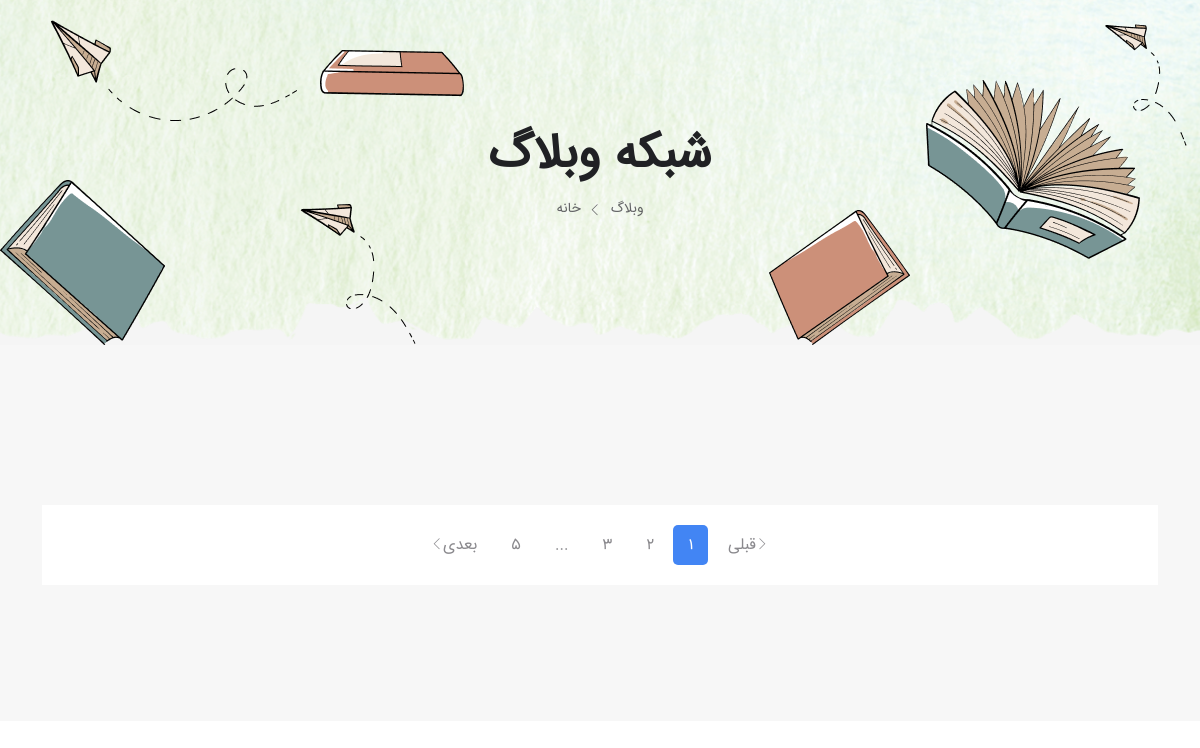
Before: /articels/ with the older database file.
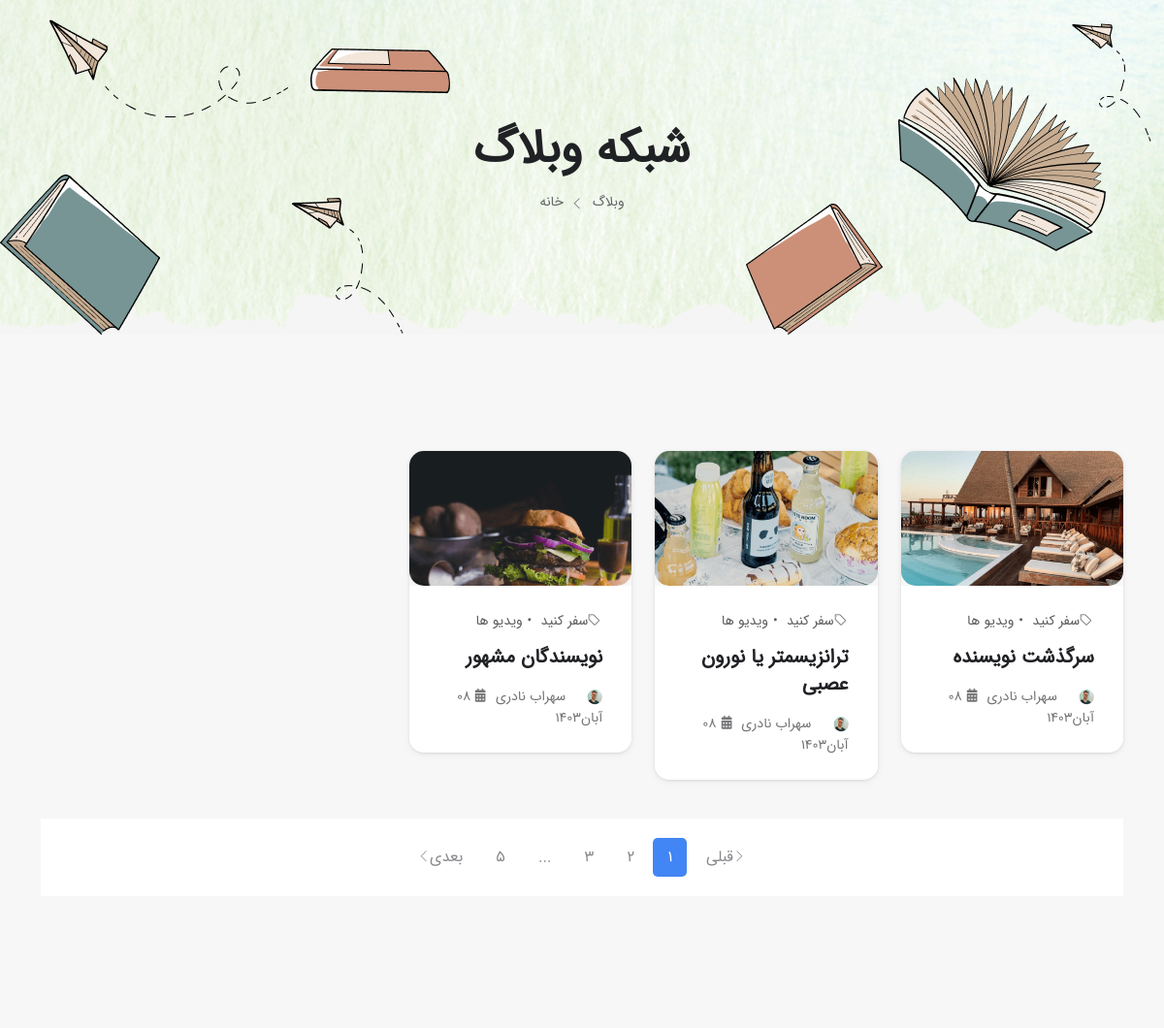
After: the same page with the newer database file.
### articels_app/models.py (models this page shows, shortened)
class ArticleModel(models.Model):
    title = models.CharField(max_length=50, verbose_name='عنوان')
    img1 = models.ImageField(upload_to='articles/%Y', verbose_name= 'تصویر اول')
    img2 = models.ImageField(upload_to='articles/%Y', verbose_name="تصویر دوم ")
    para1 = models.TextField(verbose_name='پاراگراف اول')
    para2 = models.TextField(verbose_name='پاراگراف دوم')
    create_at = models.DateTimeField(auto_now_add=True, verbose_name='تاریخ')
    slug = models.SlugField(verbose_name='عنوان در مرورگر', allow_unicode=True)
    author = models.ForeignKey(to=UserModel, on_delete=models.CASCADE, null=True,verbose_name='نویسنده', editable=False)
    is_active = models.BooleanField(default=True, verbose_name='فعال/غیرفعال')
    class Meta:
        verbose_name = 'مقاله'
        verbose_name_plural = 'مقالات'

### articels_app/views.py (the view)
# urls.py: path('', ArticelsPage.as_view(), name = 'article_page'),
class ArticelsPage(View):
    def get(self,request):
        articels = ArticleModel.objects.filter(is_active=True)
        return render(request, 'article_page.html',{
            'articels' : articels
        })

### articels_app/templates/article_page.html (shortened to what this page needs)
{% extends '_layout.html' %}
{% block content%}
     <section class="bj_breadcrumb_area text-center banner_animation_03" data-bg-color="#f5f5f5">
      <div class="bg_one" data-bg-image="/static/img/breadcrumb/breadcrumb_banner_bg.png"></div>
      <div class="bd_shape one wow fadeInDown layer" data-wow-delay="0.3s" data-depth="0.5"><img data-parallax='{"y": -50}' src="/static/img/breadcrumb/book_left1.png" alt="">
      </div>
      <div class="bd_shape two wow fadeInUp layer" data-depth="0.6" data-wow-delay="0.4s"><img data-parallax='{"y": 30}' src="/static/img/breadcrumb/book-left2.png" alt="">
      </div>
      <div class="bd_shape three wow fadeInDown layer" data-wow-delay="0.3s" data-depth="0.5"><img data-parallax='{"y": -50}' src="/static/img/breadcrumb/plane-1.png" alt="">
      </div>
      <div class="bd_shape four wow fadeInUp layer" data-depth="0.6" data-wow-delay="0.4s"><img data-parallax='{"y": 30}' src="/static/img/breadcrumb/plan-3.png" alt="">
      </div>
      <div class="bd_shape five wow fadeInUp layer" data-depth="0.6" data-wow-delay="0.4s"><img data-parallax='{"y": 80}' src="/static/img/breadcrumb/plan-2.png" alt="">
      </div>
      <div class="bd_shape six wow fadeInDown layer" data-wow-delay="0.3s" data-depth="0.5"><img data-parallax='{"y": -60}' src="/static/img/breadcrumb/book-right.png" alt="">
      </div>
      <div class="bd_shape seven wow fadeInUp layer" data-depth="0.6" data-wow-delay="0.4s"><img data-parallax='{"x": 50}' src="/static/img/breadcrumb/book-right2.png" alt="">
      </div>
      <div class="container">
        <h2 class="title wow fadeInUp" data-wow-delay="0.2s">شبکه وبلاگ</h2>
        <ol class="breadcrumb justify-content-center wow fadeInUp" data-wow-delay="0.3s">
          <li><a href="index.html">خانه</a></li>
          <li class="active">وبلاگ</li>
        </ol>
      </div>
    </section>
    <section class="blog-area bg-gray sec_padding">
      <div class="container rtl">
        <div class="row">
          <div class="col-xl-8">
            <div class="row gy-4">
              {% for article in articels %}
                <div class=" col-md-4">
                <div class="blog-widget wow fadeInUp bs-sm">
                  <img src="{{ article.img1.url }}" alt="Restaurants" />
                  <div class="blog-content">
                    <p class="blog-text dot-sep">
                      <i class="icon_tag_alt"></i>سفر کنید
                      <span class="sep">ویدیو ها</span>
                    </p>
                    <a href="{% url 'article_details' article.slug %}">
                      <h5>
                   {{ article.title }}
                      </h5>
                    </a>
                    <div class="blog-sub-text">
                      <img src="/static/img/blog/face-04.png" alt="Face" />
                      <a href="author-single.html">سهراب نادری</a>
                      <i class="fa-solid fa-calendar-days"></i>
                      <span>08 آبان1403</span>
                    </div>
                  </div>
                </div>
              </div>
              {% endfor %}
              </div>
            </div>
            <nav aria-label="...">
              <ul class="pagination pagi-content">
                <li class="page-item">
                  <a class="page-link" href="#"><i class="ti-angle-left"></i>قبلی</a>
                </li>
                <li class="page-item active" aria-current="page">
                  <span class="page-link">1</span>
                </li>
                <li class="page-item">
                  <a class="page-link" href="#">2</a>
                </li>
                <li class="page-item">
                  <a class="page-link" href="#">3</a>
                </li>
                <li class="page-item">
                  <a class="page-link" href="#">...</a>
                </li>
                <li class="page-item">
                  <a class="page-link" href="#">5</a>
                </li>
                <li class="page-item">
                  <a class="page-link" href="#">بعدی<i class="ti-angle-right"></i></a>
                </li>
              </ul>
            </nav>
          </div>
        </div>
      </div>
{% endblock %}

### templates/_layout.html (shortened to what this page needs)
{% load render_partial %}
<!DOCTYPE html>
<html lang="en">
<head>
    {% include 'links.html' %}
</head>
<body>
{% include 'load_page.html' %}
{% block content %}
{% endblock %}
</body>
</html>

### templates/links.html (shortened to what this page needs)
<link href="/static/vendors/bootstrap/css/bootstrap.min.css" rel="stylesheet">
<link href="/static/vendors/slick/slick.css" rel="stylesheet">
<link href="/static/vendors/slick/slick-theme.css" rel="stylesheet">
<link href="/static/vendors/elagent-icon/style.css" rel="stylesheet">
<link href="/static/vendors/themify-icon/themify-icons.css" rel="stylesheet">
<link href="/static/vendors/animation/animate.css" rel="stylesheet">
<link href="/static/vendors/font-awesome/css/all.min.css" rel="stylesheet">
<link href="/static/vendors/swiper/swiper.min.css" rel="stylesheet">
<link href="/static/vendors/icomoon/style.css" rel="stylesheet">
<link href="/static/css/style.css" rel="stylesheet">
<link href="/static/css/responsive.css" rel="stylesheet">

### templates/load_page.html (shortened to what this page needs)
<div class="body_wrapper">
    <div class="toast-container position-fixed p-3">
    </div>

Changed rows visible on the page:
added ArticleModel: img1 (picture), title "سرگذشت نویسنده"
added ArticleModel: img1 (picture), title "ترانزیسمتر یا نورون عصبی"
added ArticleModel: img1 (picture), title "نویسندگان مشهور"
